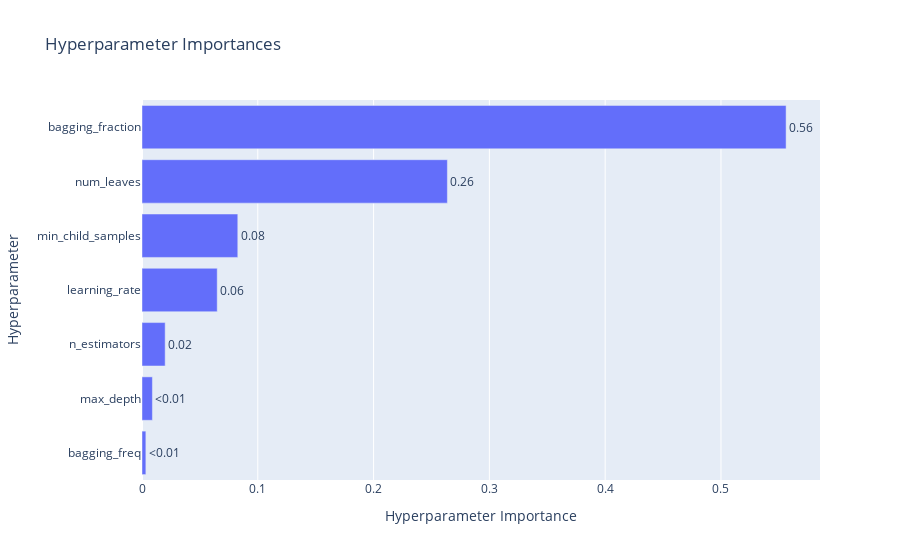

Write notebook code for a chart like this one.
### Code cell
optuna.visualization.plot_param_importances(study)

### Figure 1 — Plotly figure (JSON) as saved in the notebook; plotly's stock layout.template omitted (floating-point values rounded to 4 significant figures)
{"data": [{"cliponaxis": false, "hovertemplate": ["bagging_freq (IntDistribution): 0.0033300446629800904<extra></extra>", "max_depth (IntDistribution): 0.008989239806469906<extra></extra>", "n_estimators (IntDistribution): 0.020007336872247282<extra></extra>", "learning_rate (FloatDistribution): 0.06496345895777739<extra></extra>", "min_child_samples (IntDistribution): 0.08272701855152931<extra></extra>", "num_leaves (IntDistribution): 0.2637313684344666<extra></extra>", "bagging_fraction (FloatDistribution): 0.5562515327145295<extra></extra>"], "name": "Objective Value", "orientation": "h", "text": ["<0.01", "<0.01", "0.02", "0.06", "0.08", "0.26", "0.56"], "textposition": "outside", "type": "bar", "x": [0.00333, 0.008989, 0.02001, 0.06496, 0.08273, 0.2637, 0.5563], "y": ["bagging_freq", "max_depth", "n_estimators", "learning_rate", "min_child_samples", "num_leaves", "bagging_fraction"]}], "layout": {"title": {"text": "Hyperparameter Importances"}, "xaxis": {"title": {"text": "Hyperparameter Importance"}}, "yaxis": {"title": {"text": "Hyperparameter"}}}}
